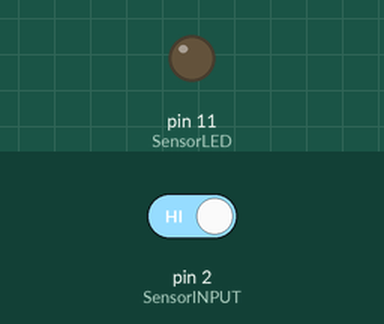
Bench run of a sketch on a simulated Arduino Uno, built with avr-gcc and run on an emulated ATmega328P. Shown: output pins drawn as LEDs (lit = HIGH). The inputs (shaded band) are chosen by the test bench; at power-on: pin 2 (SensorINPUT) HIGH.

Above: at 1.2 s.
1.3 s: pin 2 (SensorINPUT) driven LOW
At 1.7 s:
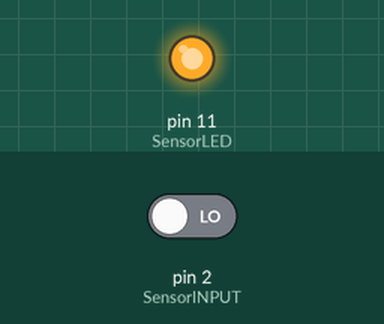
Timing chart, 0 to 4.3 s (numbered marks = the images above; inputs shaded):
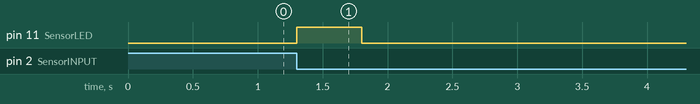

Measured:
- after the input at 1.3 s, pin 11 (SensorLED): LOW → HIGH at once, → LOW 0.50 s later

The sketch:

External_interrupt.ino
```cpp
int SensorLED = 11;
int SensorINPUT = 2;
volatile int state = LOW;

void setup()
 {
  pinMode(SensorLED, OUTPUT);
  pinMode(SensorINPUT, INPUT_PULLUP);
  attachInterrupt(0, blink, FALLING);
}
void loop() {
  if (state == HIGH) {
    state = LOW;
    digitalWrite(SensorLED, HIGH);
    delay(500);          //延时500ms
  }
  else {
    digitalWrite(SensorLED, LOW);
  }
}
void blink() {
  state = !state;
}
```
